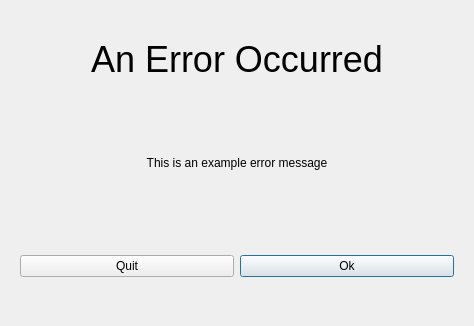
<?xml version="1.0" encoding="UTF-8"?>
<ui version="4.0">
 <class>Dialog</class>
 <widget class="QDialog" name="Dialog">
  <property name="geometry">
   <rect>
    <x>0</x>
    <y>0</y>
    <width>474</width>
    <height>326</height>
   </rect>
  </property>
  <property name="windowTitle">
   <string>Dialog</string>
  </property>
  <property name="sizeGripEnabled">
   <bool>false</bool>
  </property>
  <property name="modal">
   <bool>false</bool>
  </property>
  <layout class="QGridLayout" name="gridLayout">
   <item row="0" column="0">
    <widget class="QLabel" name="label_6">
     <property name="font">
      <font>
       <pointsize>27</pointsize>
      </font>
     </property>
     <property name="text">
      <string>An Error Occurred</string>
     </property>
     <property name="textFormat">
      <enum>Qt::AutoText</enum>
     </property>
     <property name="alignment">
      <set>Qt::AlignCenter</set>
     </property>
    </widget>
   </item>
   <item row="1" column="0">
    <widget class="QLabel" name="label">
     <property name="text">
      <string>This is an example error message</string>
     </property>
     <property name="alignment">
      <set>Qt::AlignCenter</set>
     </property>
    </widget>
   </item>
   <item row="2" column="0">
    <widget class="QFrame" name="frame">
     <property name="frameShape">
      <enum>QFrame::NoFrame</enum>
     </property>
     <property name="frameShadow">
      <enum>QFrame::Raised</enum>
     </property>
     <layout class="QHBoxLayout" name="horizontalLayout">
      <item>
       <widget class="QPushButton" name="pushButton_2">
        <property name="text">
         <string>Quit</string>
        </property>
       </widget>
      </item>
      <item>
       <widget class="QPushButton" name="pushButton">
        <property name="text">
         <string>Ok</string>
        </property>
        <property name="default">
         <bool>true</bool>
        </property>
       </widget>
      </item>
     </layout>
    </widget>
   </item>
  </layout>
 </widget>
 <resources/>
 <connections/>
</ui>
